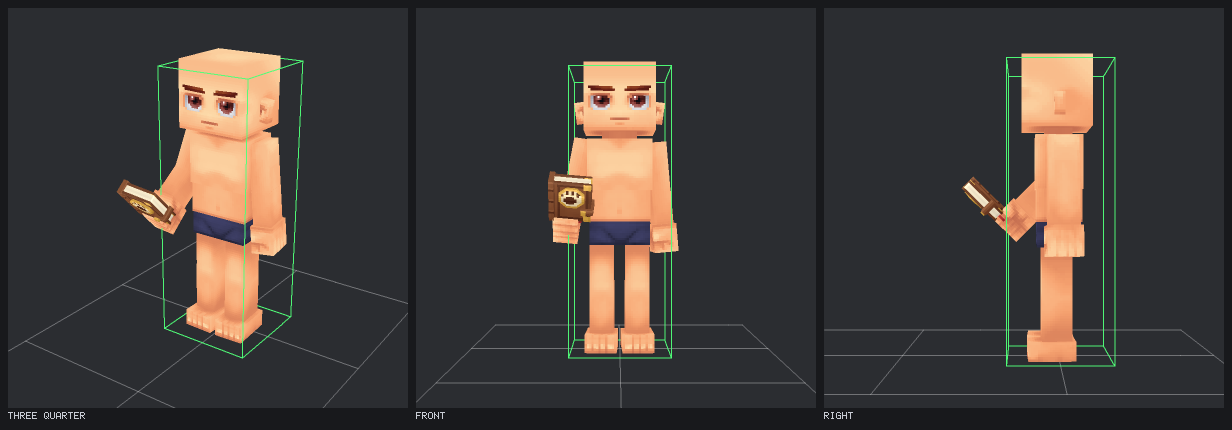
#> input picture notes/pictures/journal/held-before.png, 1232 x 430 px; its folder holds only this picture in this run
$ python make_art.py held-before.png out.png
#> lines starting #> are read from the running program, lines starting #| are printed output that depends on the picture
"""Builds the journal's book textures: leather cover, two paper pages with a gutter shadow, a card, a hovered card and
a divider, painted with numpy, into src/main/resources/Common/UI/Custom/CozyRanch/Journal/.

The species portraits, silhouettes and cover are rendered from the in-game models by tools/journal/portraits.py.

Run: python make_art.py <art/journal dir> <worktree dir>
"""
import sys
from collections import deque
from pathlib import Path

import numpy as np
from PIL import Image, ImageFilter

ART = Path(sys.argv[1])
OUT = Path(sys.argv[2]) / "src/main/resources/Common/UI/Custom/CozyRanch/Journal"
OUT.mkdir(parents=True, exist_ok=True)
rng = np.random.default_rng(7)

SPECIES = {"cow": "Cow", "chicken": "Chicken", "pig": "Pig", "sheep": "Sheep", "frog": "Frog"}
INK = np.array([107, 84, 64], dtype=np.float32)


# [4 lines left out: function save_pair, not called in this run]


def bg_colour(a: np.ndarray) -> np.ndarray:
    corners = np.concatenate([a[:24, :24].reshape(-1, 3), a[:24, -24:].reshape(-1, 3), a[-24:, :24].reshape(-1, 3), a[-24:, -24:].reshape(-1, 3)])
    return np.median(corners, axis=0)


# [63 lines left out: functions cutout, silhouette, cover_vignette, not called in this run]


def smooth_noise(h: int, w: int, scale: int, amp: float) -> np.ndarray:
    small = rng.normal(0, 1, (max(2, h // scale), max(2, w // scale))).astype(np.float32)
    n = np.asarray(Image.fromarray(small).resize((w, h), Image.Resampling.BICUBIC), dtype=np.float32)
    return n * amp


def rounded_alpha(h: int, w: int, r: float) -> np.ndarray:
    yy, xx = np.mgrid[0:h, 0:w].astype(np.float32) + 0.5
    cx = np.clip(xx, r, w - r)
    cy = np.clip(yy, r, h - r)
    dist = np.sqrt((xx - cx) ** 2 + (yy - cy) ** 2)
    return np.clip(r - dist + 0.5, 0, 1)


def leather(size: int = 192, border: int = 48) -> Image.Image:
    h = w = size
    base = np.array([112, 74, 46], dtype=np.float32)
    n = smooth_noise(h, w, 6, 7) + smooth_noise(h, w, 24, 6)
    yy = np.linspace(1.12, 0.86, h)[:, None]
    rgb = (base[None, None, :] + n[..., None]) * yy[..., None]
    # bevel: lighter top-left rim, darker bottom-right rim
    edge = np.minimum.reduce([np.mgrid[0:h, 0:w][0], np.mgrid[0:h, 0:w][1], h - 1 - np.mgrid[0:h, 0:w][0], w - 1 - np.mgrid[0:h, 0:w][1]]).astype(np.float32)
    rim = np.clip(1 - edge / 10, 0, 1)
    rgb = rgb * (1 - 0.28 * rim[..., None])
    # stitched line inset by 16 px (@2x), dashes 10 on 6 off
    yy_i, xx_i = np.mgrid[0:h, 0:w]
    inset = 18
    on_line = ((np.abs(yy_i - inset) < 1.5) | (np.abs(yy_i - (h - 1 - inset)) < 1.5)) & (xx_i >= inset) & (xx_i <= w - 1 - inset)
    on_line |= ((np.abs(xx_i - inset) < 1.5) | (np.abs(xx_i - (w - 1 - inset)) < 1.5)) & (yy_i >= inset) & (yy_i <= h - 1 - inset)
    dash = (((xx_i + yy_i) // 8) % 2 == 0)
    stitch = on_line & dash
    rgb[stitch] = np.array([214, 178, 120], dtype=np.float32)
    alpha = rounded_alpha(h, w, 20)
    return Image.fromarray(np.dstack([np.clip(rgb, 0, 255), alpha * 255]).astype(np.uint8), "RGBA")


def paper(size: int = 256, gutter_right: bool = True) -> Image.Image:
    h = w = size
    base = np.array([243, 231, 205], dtype=np.float32)
    n = smooth_noise(h, w, 32, 2.2) + smooth_noise(h, w, 8, 0.8)
    rgb = base[None, None, :] + n[..., None]
    xx = np.mgrid[0:h, 0:w][1].astype(np.float32)
    yy = np.mgrid[0:h, 0:w][0].astype(np.float32)
    gx = (w - 1 - xx) if gutter_right else xx
    gutter = np.exp(-gx / 22) * 0.20 + np.exp(-gx / 6) * 0.08
    ox = xx if gutter_right else (w - 1 - xx)
    outer = np.exp(-np.minimum.reduce([ox, yy, h - 1 - yy]) / 10) * 0.10
    shade = 1 - gutter - outer
    warm = np.array([0.0, -6.0, -16.0], dtype=np.float32)
    rgb = rgb * shade[..., None] + (gutter + outer)[..., None] * warm[None, None, :] * 2
    alpha = np.ones((h, w), dtype=np.float32)
    return Image.fromarray(np.dstack([np.clip(rgb, 0, 255), alpha * 255]).astype(np.uint8), "RGBA")


def card(hovered: bool) -> Image.Image:
    h = w = 96
    base = np.array([236, 220, 188] if not hovered else [246, 230, 196], dtype=np.float32)
    n = smooth_noise(h, w, 16, 1.5)
    rgb = base[None, None, :] + n[..., None]
    edge = np.minimum.reduce([np.mgrid[0:h, 0:w][0], np.mgrid[0:h, 0:w][1], h - 1 - np.mgrid[0:h, 0:w][0], w - 1 - np.mgrid[0:h, 0:w][1]]).astype(np.float32)
    line = (edge >= 2) & (edge < 4)
    border_col = np.array([170, 128, 84] if not hovered else [196, 140, 72], dtype=np.float32)
    rgb[line] = rgb[line] * 0.3 + border_col * 0.7
    rgb = rgb * (1 - 0.10 * np.clip(1 - edge / 12, 0, 1))[..., None]
    alpha = rounded_alpha(h, w, 10)
    return Image.fromarray(np.dstack([np.clip(rgb, 0, 255), alpha * 255]).astype(np.uint8), "RGBA")


def divider() -> Image.Image:
    w, h = 640, 24
    img = np.zeros((h, w, 4), dtype=np.float32)
    col = np.array([150, 104, 62], dtype=np.float32)
    xx = np.arange(w, dtype=np.float32)
    cx = w / 2
    fade = np.clip(1 - np.abs(xx - cx) / cx, 0, 1) ** 0.6
    cy = h / 2
    for y in range(h):
        dist = abs(y + 0.5 - cy)
        line = np.clip(1.4 - dist, 0, 1) * fade
        dx = np.abs(xx - cx)
        diamond = np.clip(7.5 - (dx + dist * 1.0), 0, 1)
        a = np.maximum(line, diamond)
        img[y, :, :3] = col
        img[y, :, 3] = a * 230
    return Image.fromarray(img.astype(np.uint8), "RGBA")


# Species portraits, silhouettes, Unknown and the cover come from the in-game models: tools/journal/portraits.py.
leather().save(OUT / "Leather@2x.png")
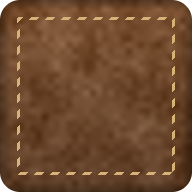
#> saved as Leather@2x.png: PIL image 192x192 RGBA; mean R, G, B, A 108.4, 72, 44.4, 252.6; transparent parts drawn white
paper(gutter_right=True).save(OUT / "PageLeft@2x.png")
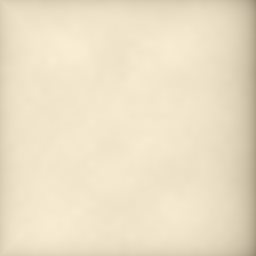
#> saved as PageLeft@2x.png: PIL image 256x256 RGBA; mean R, G, B, A 235, 223, 197.2, 255
paper(gutter_right=False).save(OUT / "PageRight@2x.png")
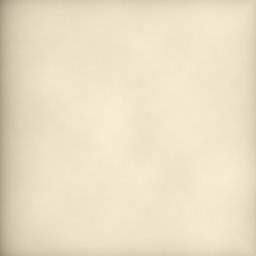
#> saved as PageRight@2x.png: PIL image 256x256 RGBA; mean R, G, B, A 234.6, 222.6, 196.8, 255
card(False).save(OUT / "Card@2x.png")
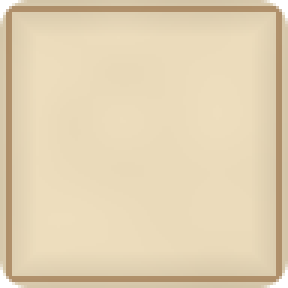
#> saved as Card@2x.png: PIL image 96x96 RGBA (shown 3 times larger); mean R, G, B, A 226.3, 209.4, 177.5, 252.6; transparent parts drawn white
card(True).save(OUT / "CardHovered@2x.png")
divider().save(OUT / "Divider@2x.png")
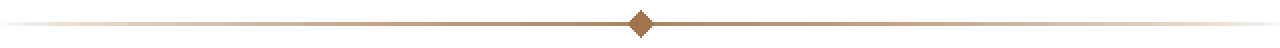
#> saved as Divider@2x.png: PIL image 640x24 RGBA (shown 2 times larger); mean R, G, B, A 150, 104, 62, 11.9; transparent parts drawn white
for p in sorted(OUT.glob("*.png")):
    print(p.name, Image.open(p).size)
